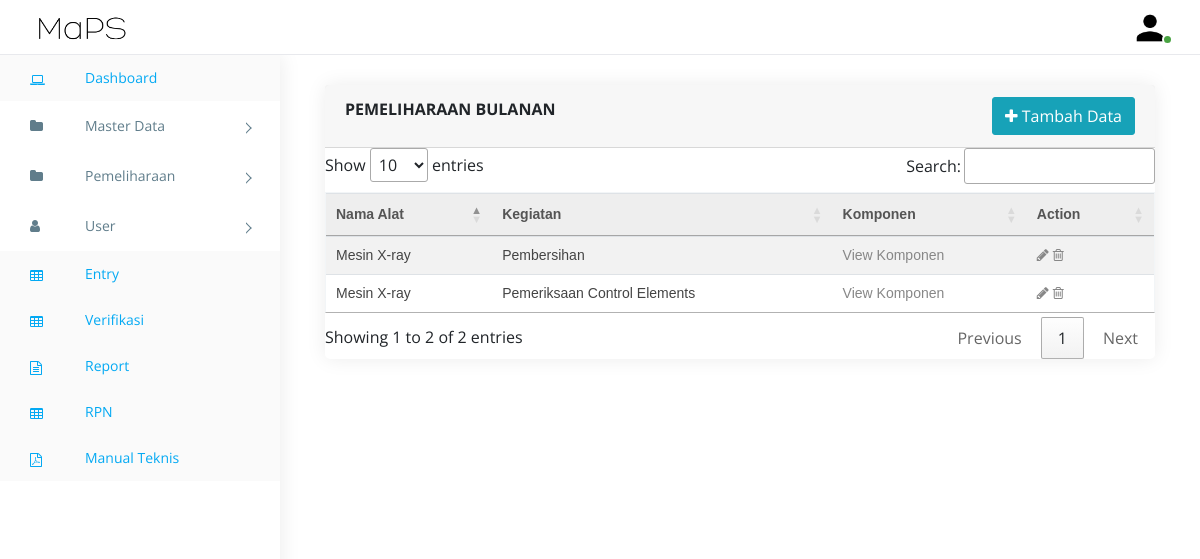
Page /pem_bul.php (signed in) on the committed database.
### tables this page shows
CREATE TABLE `pemeliharaan_bul` (
  `id_p_b` int(250) NOT NULL,
  `id_al` int(250) NOT NULL,
  `id_k` int(250) NOT NULL,
  `nama_pem_bul` varchar(100) NOT NULL,
  `status_pem_bul` int(250) NOT NULL
);

CREATE TABLE `alat` (
  `id_al` int(11) NOT NULL,
  `nama_alat` varchar(100) NOT NULL,
  `status` int(250) NOT NULL
);

CREATE TABLE `kegiatan` (
  `id_k` int(11) NOT NULL,
  `nama_keg` varchar(100) NOT NULL,
  `status` int(250) NOT NULL
);

### pem_bul.php (the view, shortened to what this page needs)
<!doctype html>
 <html class="no-js" lang="">
<head>
    <?php include 'header.php' ?>
    <link rel="stylesheet" type="text/css" media="screen" href="https://cdn.datatables.net/1.10.19/css/jquery.dataTables.min.css">
</head>
<body>
    <?php include 'menu.php' ?>
        <div class="content">
            <div class="animated fadeIn">
                <div class="col-lg-12">
                    <div class="card">
                        <div class="card-header">
                        <div class="row">
    <div class="col-md-6"><strong class="card-title">PEMELIHARAAN BULANAN</strong></div>
    <div class="col-md-6 text-right"><button type="button" class="btn btn-info add-new" data-toggle="modal" data-target="#tambah"><i class="fa fa-plus"></i> Tambah Data </button>
</div>
  </div>
                        </div>
                                <table id="tabel-data" class="table table-striped table-hover">
                                <thead>
                                    <tr>
                                        <th scope="col">Nama Alat</th>
                                        <th scope="col">Kegiatan</th>
                                        <th scope="col">Komponen</th>
                                        <th scope="col">Action</th>
                                    </tr>
                                </thead>
                                <tbody>
                                    <?php
                                        $sqlx="SELECT DISTINCT pemeliharaan_bul.id_al
                                        FROM pemeliharaan_bul, kegiatan, alat
                                        WHERE pemeliharaan_bul.id_k=kegiatan.id_k AND pemeliharaan_bul.id_al=alat.id_al";
                                        $resultx=mysqli_query($conn,$sqlx);
                                                    while($rowx=mysqli_fetch_array($resultx))
                                                    {
                                                    $id_alx = $rowx['id_al'];
                                                   $sql="SELECT *
                                                    FROM pemeliharaan_bul, kegiatan, alat
                                                    WHERE pemeliharaan_bul.id_k=kegiatan.id_k AND pemeliharaan_bul.id_al=alat.id_al AND pemeliharaan_bul.id_al = $id_alx GROUP BY pemeliharaan_bul.id_k";
                                                    $result=mysqli_query($conn,$sql);
                                                    while($row=mysqli_fetch_array($result))
                                                    {
                                    ?>
                                        <tr>
                                        <td><?= $row['nama_alat']; ?></td>
                                        <td><?= $row['nama_keg']; ?></td>
                                                                               <td>
                                        <?php
                                        if($row['nama_pem_bul'] == "")
                                        {
                                            ?>
                                              <a href="tables-subkegb.php?id_po=<?php echo $row['id_p_b']?>&&id_alpo=<?php echo $row['id_al']?>&&id_kpo=<?php echo $row['id_k']?>&&nama_pempo=<?php echo $row['nama_pem_bul']?>&&nama_po=<?php echo $row['nama_keg']?>&&nama_alpo=<?php echo $row['nama_alat']?>" ><i class="fa fa-plus"></i> Add</a>
                                          <?php
                                        }
                                        else
                                        {
                                            ?>
                                            <a href="tables-subkegb.php?id_po=<?php echo $row['id_p_b']?>&&id_alpo=<?php echo $row['id_al']?>&&id_kpo=<?php echo $row['id_k']?>&&nama_pempo=<?php echo $row['nama_pem_bul']?>&&nama_po=<?php echo $row['nama_keg']?>&&nama_alpo=<?php echo $row['nama_alat']?>" > View Komponen</a>
                                            <?php
                                        }
                                        ?>
                                        </td>
                                        <td>
                                        <?php
                                        if($row['nama_pem_bul'] == "")
                                        {
                                            ?>
                                            <a href="#edit<?php echo $row['id_p_b']?>" data-toggle="modal"><i class="fa fa-pencil"></i></a>
                                             <a href="#hapussemua<?php echo $row['id_p_b']?>" data-toggle="modal"><i class="fa fa-trash-o"></i></a>
                                          <?php
                                        }
                                        else
                                        {
                                            ?>
                                            <a href="#editsemua<?php echo $row['id_p_b']?>" data-toggle="modal"><i class="fa fa-pencil"></i></a>
                                             <a href="#hapussemua<?php echo $row['id_p_b']?>" data-toggle="modal"><i class="fa fa-trash-o"></i></a>
                                             <?php
                                        }
                                        ?>
                                        </td>
                                    </tr>
                        </div>
                                </div>
                                </div>
                           <?php
                            }
                        }
                         ?>
</body>
</html>

### assets/css/style.css (style rules this page uses)
body { display: table; font-family: "Open Sans", sans-serif; font-size: 16px; width: 100%; }
a, button { text-decoration: none; outline: none !important; color: #878787; -webkit-transition: all 0.25s ease; transition: all 0.25s ease; }
.btn, button, input, textarea { -webkit-box-shadow: none; box-shadow: none; outline: 0 !important; }
.btn { border-radius: 3px; }
.content { float: left; padding: 1.875em; width: 100%; }
.card { margin-bottom: 1.875em; border-radius: 5px; padding: 0; border: 0px solid transparent; -webkit-box-shadow: 0 0 20px rgba(0, 0, 0, 0.08); box-shadow: 0 0 20px rgba(0, 0, 0, 0.08); }
.btn, .button { display: inline-block; font-weight: 400; text-align: center; white-space: nowrap; vertical-align: middle; -webkit-transition: all .15s ease-in-out; transition: all .15s ease-in-out; border-radius: 3; cursor: pointer; }

### header.php (style rules this page uses)
.table { font-family: sans-serif; color: #444; font-size: 14px; border: 1px solid #f2f5f7; }
.table tr th { background: #eee; color: #555; font-weight: normal; }
.table tr:nth-child(even) { background-color: #fff; }

### rows in the picture
pemeliharaan_bul: id_al.nama_alat "Mesin X-ray", kegiatan.nama_keg "Pembersihan"
pemeliharaan_bul: id_al.nama_alat "Mesin X-ray", kegiatan.nama_keg "Pemeriksaan Control Elements"
